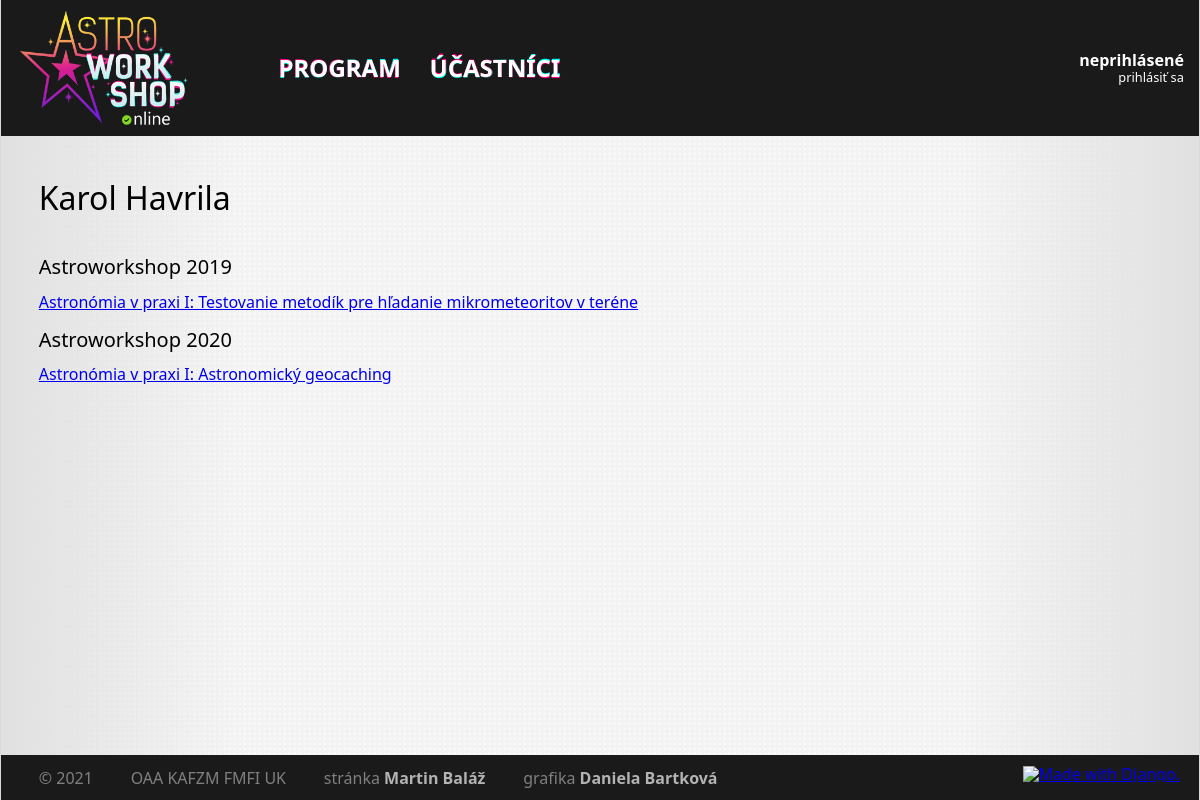
Page /people/KarolHavrila/ on the earlier database version.
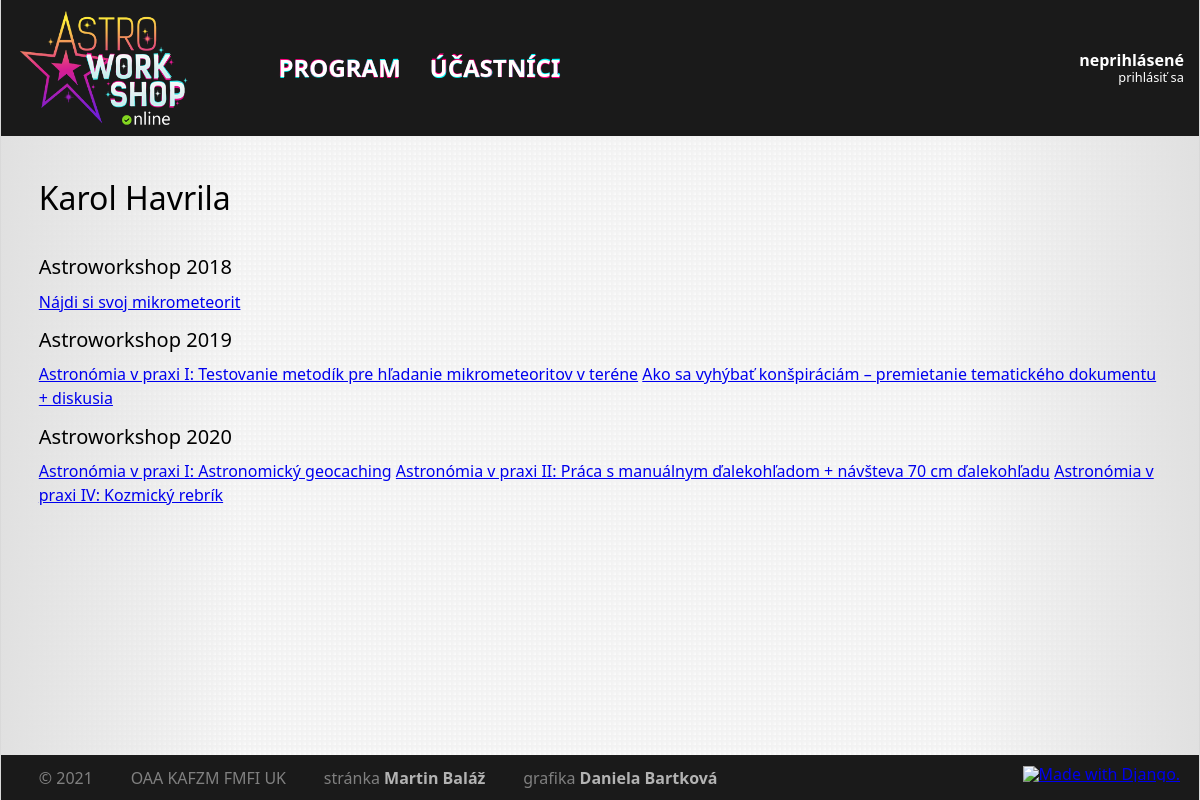
Same page on the later database version.
### core/models/event.py (models this page shows)
class Event(models.Model):
    class Meta:
        ordering = ('start', 'name')
    code = models.CharField(max_length=32, unique=True)
    name = models.CharField(max_length=32, unique=True)
    start = models.DateTimeField()
    end = models.DateTimeField()
    def __str__(self):
        return self.name

### core/models/slot.py (models this page shows, shortened)
class Slot(models.Model):
    class Meta:
        ordering = ['start', 'duration']
    objects = SlotQuerySet.as_manager()
    CATEGORY_TALK = 'T'
    CATEGORY_WORKSHOP = 'W'
    CATEGORY_MEAL = 'M'
    CATEGORY_OTHER = 'O'
    CATEGORIES = [
        (CATEGORY_TALK, 'Prednáška'),
        (CATEGORY_WORKSHOP, 'Workshop'),
        (CATEGORY_MEAL, 'Jedlo'),
        (CATEGORY_OTHER, 'Ostatné'),
    ]
    title = models.CharField(blank=True, max_length=256)
    abstract = models.TextField(blank=True, max_length=4096)
    start = models.DateTimeField(null=True, blank=True)
    duration = models.PositiveIntegerField(null=False)
    note = models.CharField(blank=True, max_length=256)
    person = models.ManyToManyField('Participant', related_name='slots', blank=True)
    event = models.ForeignKey('Event', null=True, blank=True, on_delete=models.CASCADE)
    category = models.CharField(max_length=1, choices=CATEGORIES, default=CATEGORY_TALK)
    presentation = models.FileField(
        null=True,
        blank=True,
        upload_to=presentation_filename,
    )

### core/views/participant.py (the view)
# urls.py: path('people/<slug:username>/', participant.ParticipantView.as_view(), name='participant'),
class ParticipantView(django.views.generic.DetailView):
    model = Participant
    context_object_name = 'participant'
    template_name = 'core/participant.html'
    slug_field = 'username'
    slug_url_kwarg = 'username'
    def get_queryset(self):
        return self.model.objects.with_talks().with_current_affiliations(datetime.date.today())

### core/models/participant.py (called while the page is built)
    def with_talks(self):
        return self.prefetch_related(
            Prefetch(
                'slots',
                queryset=Slot.objects.filter(Q(category=Slot.CATEGORY_TALK) | Q(category=Slot.CATEGORY_WORKSHOP)),
                to_attr='talks',
            ),
        )

    def with_current_affiliations(self, date):
        return self.prefetch_related(
            Prefetch(
                'institutes',
                queryset=Institute.objects.filter(
                    (Q(affiliation__start__lte=date) | Q(affiliation__start=None)) & (Q(affiliation__end__gte=date) | Q(affiliation__end=None))
                ).distinct(),
                to_attr='current_affiliations',
            ),
        )

### core/templates/core/participant.html (shortened to what this page needs)
{% extends 'core/base.html' %}
{% load astro %}
{% block page %}
    <h2>
        {{ participant.get_full_name }}
    </h2>
    {% regroup participant.talks by event as talks_by_event %}
    {% for event, talks in talks_by_event %}
        <h3>
            {{ event }}
        </h3>
        {% for talk in talks %}
            <a href="{% url 'slot' talk.id %}">{{ talk.title }}</a>
        {% endfor %}
    {% endfor %}
{% endblock %}

Differences in the rows shown:
added Event: name "Astroworkshop 2018"
added Slot: title "Nájdi si svoj mikrometeorit", shown under "Astroworkshop 2018"
added Slot: title "Ako sa vyhýbať konšpiráciám – premietanie tematického dokumentu + diskusia", shown under Event "Astroworkshop 2019"
added Slot: title "Astronómia v praxi II: Práca s manuálnym ďalekohľadom + návšteva 70 cm ďalekohľadu", shown under Event "Astroworkshop 2020"
added Slot: title "Astronómia v praxi IV: Kozmický rebrík", shown under Event "Astroworkshop 2020"
